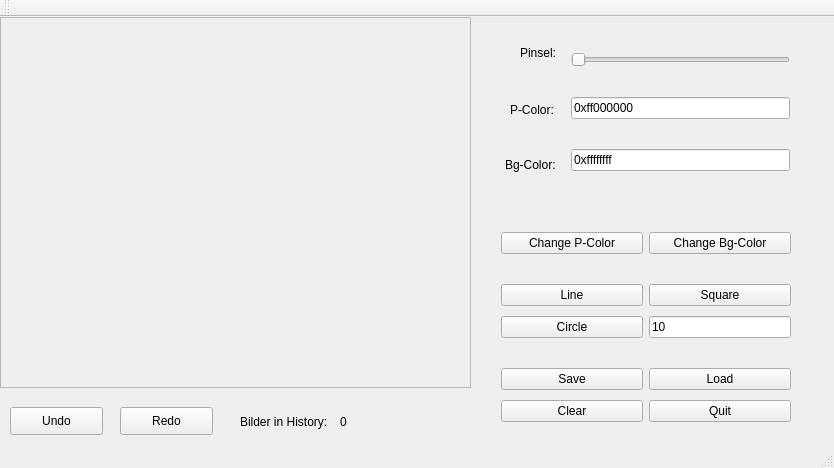
<?xml version="1.0" encoding="UTF-8"?>
<ui version="4.0">
 <class>MainWindow</class>
 <widget class="QMainWindow" name="MainWindow">
  <property name="geometry">
   <rect>
    <x>0</x>
    <y>0</y>
    <width>834</width>
    <height>468</height>
   </rect>
  </property>
  <property name="windowTitle">
   <string>MainWindow</string>
  </property>
  <widget class="QWidget" name="centralWidget">
   <widget class="QFrame" name="paintCanvas">
    <property name="geometry">
     <rect>
      <x>0</x>
      <y>0</y>
      <width>471</width>
      <height>371</height>
     </rect>
    </property>
    <property name="frameShape">
     <enum>QFrame::StyledPanel</enum>
    </property>
    <property name="frameShadow">
     <enum>QFrame::Raised</enum>
    </property>
   </widget>
   <widget class="QWidget" name="gridLayoutWidget">
    <property name="geometry">
     <rect>
      <x>490</x>
      <y>200</y>
      <width>312</width>
      <height>224</height>
     </rect>
    </property>
    <layout class="QGridLayout" name="gridLayout">
     <item row="6" column="2">
      <widget class="QPushButton" name="quitButton">
       <property name="text">
        <string>Quit</string>
       </property>
      </widget>
     </item>
     <item row="0" column="1">
      <widget class="QPushButton" name="pButton">
       <property name="text">
        <string>Change P-Color</string>
       </property>
      </widget>
     </item>
     <item row="0" column="2">
      <widget class="QPushButton" name="bgButton">
       <property name="text">
        <string>Change Bg-Color</string>
       </property>
      </widget>
     </item>
     <item row="6" column="1">
      <widget class="QPushButton" name="clearButton">
       <property name="text">
        <string>Clear</string>
       </property>
      </widget>
     </item>
     <item row="1" column="1">
      <spacer name="horizontalSpacer">
       <property name="orientation">
        <enum>Qt::Horizontal</enum>
       </property>
       <property name="sizeHint" stdset="0">
        <size>
         <width>40</width>
         <height>20</height>
        </size>
       </property>
      </spacer>
     </item>
     <item row="3" column="1">
      <widget class="QPushButton" name="circleButton">
       <property name="text">
        <string>Circle</string>
       </property>
      </widget>
     </item>
     <item row="1" column="2">
      <spacer name="horizontalSpacer_2">
       <property name="orientation">
        <enum>Qt::Horizontal</enum>
       </property>
       <property name="sizeHint" stdset="0">
        <size>
         <width>40</width>
         <height>20</height>
        </size>
       </property>
      </spacer>
     </item>
     <item row="5" column="2">
      <widget class="QPushButton" name="loadButton">
       <property name="text">
        <string>Load</string>
       </property>
      </widget>
     </item>
     <item row="5" column="1">
      <widget class="QPushButton" name="saveButton">
       <property name="text">
        <string>Save</string>
       </property>
      </widget>
     </item>
     <item row="2" column="1">
      <widget class="QPushButton" name="lineButton">
       <property name="text">
        <string>Line</string>
       </property>
      </widget>
     </item>
     <item row="2" column="2">
      <widget class="QPushButton" name="squareButton">
       <property name="text">
        <string>Square</string>
       </property>
      </widget>
     </item>
     <item row="4" column="1">
      <spacer name="horizontalSpacer_3">
       <property name="orientation">
        <enum>Qt::Horizontal</enum>
       </property>
       <property name="sizeHint" stdset="0">
        <size>
         <width>40</width>
         <height>20</height>
        </size>
       </property>
      </spacer>
     </item>
     <item row="4" column="2">
      <spacer name="horizontalSpacer_4">
       <property name="orientation">
        <enum>Qt::Horizontal</enum>
       </property>
       <property name="sizeHint" stdset="0">
        <size>
         <width>40</width>
         <height>20</height>
        </size>
       </property>
      </spacer>
     </item>
     <item row="3" column="2">
      <widget class="QLineEdit" name="formsEdit">
       <property name="text">
        <string>10</string>
       </property>
      </widget>
     </item>
    </layout>
   </widget>
   <widget class="QWidget" name="verticalLayoutWidget">
    <property name="geometry">
     <rect>
      <x>560</x>
      <y>20</y>
      <width>241</width>
      <height>151</height>
     </rect>
    </property>
    <layout class="QVBoxLayout" name="verticalLayout">
     <item>
      <widget class="QSlider" name="pinselSlider">
       <property name="minimum">
        <number>1</number>
       </property>
       <property name="maximum">
        <number>5</number>
       </property>
       <property name="pageStep">
        <number>1</number>
       </property>
       <property name="orientation">
        <enum>Qt::Horizontal</enum>
       </property>
      </widget>
     </item>
     <item>
      <spacer name="horizontalSpacer_5">
       <property name="orientation">
        <enum>Qt::Horizontal</enum>
       </property>
       <property name="sizeHint" stdset="0">
        <size>
         <width>40</width>
         <height>20</height>
        </size>
       </property>
      </spacer>
     </item>
     <item>
      <widget class="QLineEdit" name="pColorEdit">
       <property name="text">
        <string>0xff000000</string>
       </property>
      </widget>
     </item>
     <item>
      <spacer name="horizontalSpacer_6">
       <property name="orientation">
        <enum>Qt::Horizontal</enum>
       </property>
       <property name="sizeHint" stdset="0">
        <size>
         <width>40</width>
         <height>20</height>
        </size>
       </property>
      </spacer>
     </item>
     <item>
      <widget class="QLineEdit" name="bgColorEdit">
       <property name="text">
        <string>0xffffffff</string>
       </property>
      </widget>
     </item>
    </layout>
   </widget>
   <widget class="QLabel" name="labelColor">
    <property name="geometry">
     <rect>
      <x>505</x>
      <y>140</y>
      <width>55</width>
      <height>16</height>
     </rect>
    </property>
    <property name="text">
     <string>Bg-Color:</string>
    </property>
   </widget>
   <widget class="QLabel" name="labelPinsel">
    <property name="geometry">
     <rect>
      <x>520</x>
      <y>28</y>
      <width>55</width>
      <height>16</height>
     </rect>
    </property>
    <property name="text">
     <string>Pinsel:</string>
    </property>
   </widget>
   <widget class="QLabel" name="label">
    <property name="geometry">
     <rect>
      <x>510</x>
      <y>85</y>
      <width>55</width>
      <height>16</height>
     </rect>
    </property>
    <property name="text">
     <string>P-Color:</string>
    </property>
   </widget>
   <widget class="QPushButton" name="undoButton">
    <property name="geometry">
     <rect>
      <x>10</x>
      <y>390</y>
      <width>93</width>
      <height>28</height>
     </rect>
    </property>
    <property name="text">
     <string>Undo</string>
    </property>
   </widget>
   <widget class="QPushButton" name="redoButton">
    <property name="geometry">
     <rect>
      <x>120</x>
      <y>390</y>
      <width>93</width>
      <height>28</height>
     </rect>
    </property>
    <property name="text">
     <string>Redo</string>
    </property>
   </widget>
   <widget class="QLabel" name="labelSaved">
    <property name="geometry">
     <rect>
      <x>240</x>
      <y>395</y>
      <width>101</width>
      <height>20</height>
     </rect>
    </property>
    <property name="text">
     <string>Bilder in History:</string>
    </property>
   </widget>
   <widget class="QLabel" name="historyLabel">
    <property name="geometry">
     <rect>
      <x>340</x>
      <y>395</y>
      <width>16</width>
      <height>20</height>
     </rect>
    </property>
    <property name="text">
     <string>0</string>
    </property>
   </widget>
  </widget>
  <widget class="QToolBar" name="mainToolBar">
   <attribute name="toolBarArea">
    <enum>TopToolBarArea</enum>
   </attribute>
   <attribute name="toolBarBreak">
    <bool>false</bool>
   </attribute>
  </widget>
  <widget class="QStatusBar" name="statusBar"/>
 </widget>
 <layoutdefault spacing="6" margin="11"/>
 <resources/>
 <connections/>
</ui>
